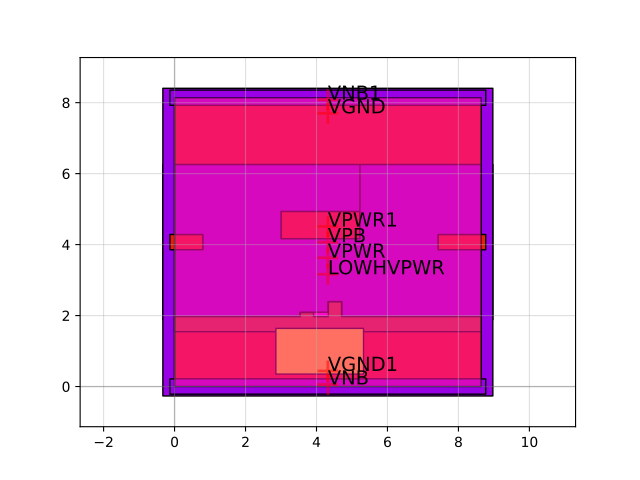

Reproduce this figure in Python.
import sky130

c = sky130.components.sky130_fd_sc_hvl__lsbufhv2hv_hl_1()
c.plot()
